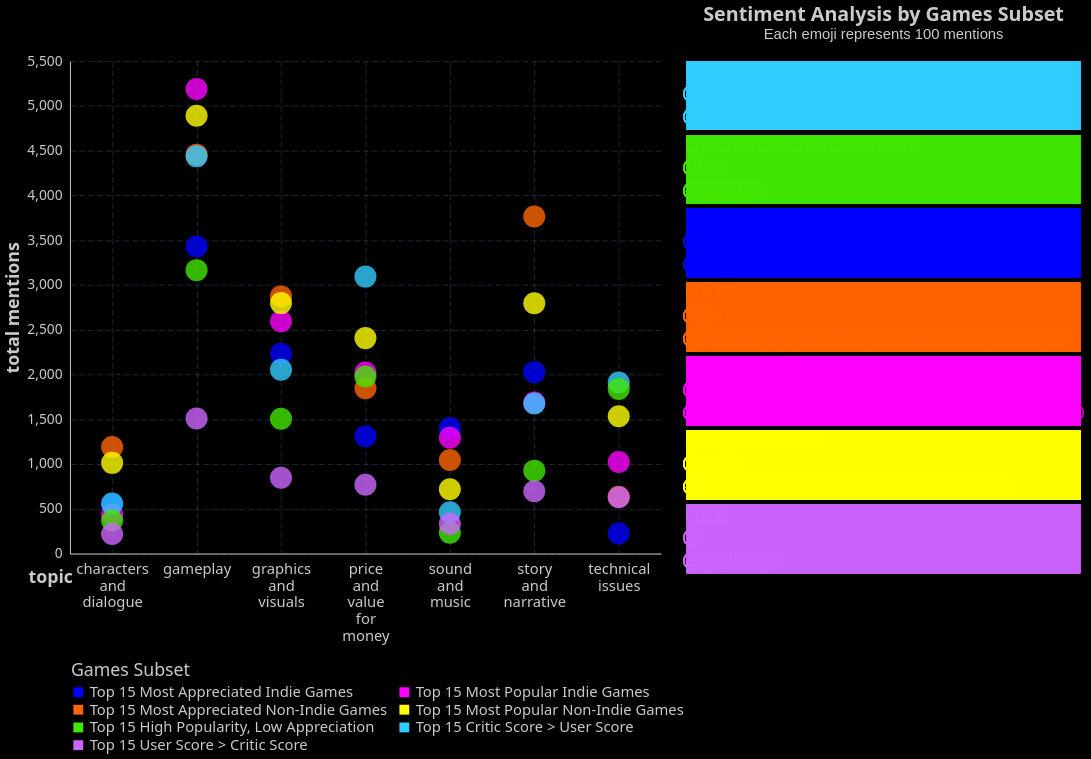

The specification (Vega-Lite) saved for this image:
### Vega-Lite specification from a JSON file in a GitHub repository (floating-point values rounded to 4 significant figures; data arrays with more than 128 entries replaced by an {"elided": "..."} marker saying what was removed)
{"config": {"view": {"continuousWidth": 400, "continuousHeight": 300, "stroke": null, "strokeWidth": 1}, "background": "black", "mark": {"color": "#6495ED"}, "arc": {"fill": "#6495ED"}, "area": {"fill": "#6495ED", "line": true, "fillOpacity": 0.1}, "line": {"stroke": "#6495ED", "strokeWidth": 2}, "path": {"stroke": "#6495ED"}, "rect": {"fill": "#6495ED"}, "shape": {"stroke": "#6495ED"}, "symbol": {"fill": "#6495ED"}, "title": {"color": "#C7CCC9", "anchor": "start", "dy": -15, "fontSize": 16, "font": "IBM Plex Sans,system-ui,-apple-system,BlinkMacSystemFont,\".sfnstext-regular\",sans-serif", "fontWeight": 600}, "axisBand": {"grid": false}, "axis": {"labelColor": "#C7CCC9", "labelFontSize": 16, "labelFont": "IBM Plex Sans Condensed, system-ui, -apple-system, BlinkMacSystemFont, \".SFNSText-Regular\", sans-serif", "labelFontWeight": 400, "titleColor": "#C7CCC9", "titleFontWeight": 600, "titleFontSize": 16, "grid": true, "gridColor": "#4A7295", "labelAngle": 0, "domainColor": "#C7CCC9", "tickColor": null, "labelPadding": 2, "tickSize": 6, "tickWidth": 0.5, "gridOpacity": 1, "gridZ": 1}, "axisX": {"gridDash": [6, 3], "gridWidth": 0.35, "gridColor": "#4A7295", "labelAngle": 0}, "axisY": {"gridDash": [6, 3], "gridWidth": 0.35, "gridColor": "#4A7295"}, "layer": {"grid": 1, "mark": 0}, "legend": {"labelFontSize": 11, "padding": 1, "symbolType": "square", "labelColor": "#C7CCC9", "titleColor": "#C7CCC9"}, "style": {"guide-label": {"font": "IBM Plex Sans,system-ui,-apple-system,BlinkMacSystemFont,\".sfnstext-regular\",sans-serif", "fill": "#C7CCC9", "fontWeight": 400}, "guide-title": {"font": "IBM Plex Sans,system-ui,-apple-system,BlinkMacSystemFont,\".sfnstext-regular\",sans-serif", "fill": "#C7CCC9", "fontWeight": 400}}, "range": {"category": ["#0000FF", "#FF6600FF", "#44E602", "#FF00FF", "#FFFF00", "#9900CC", "#33CCFF", "#f77976ff", "#CC66FF"]}, "facet": {"spacing": 5}}, "hconcat": [{"data": {"name": "data-8d899a93ee1de66e3bcc7f07dcfdf143"}, "mark": {"type": "circle", "fillOpacity": 0.8, "size": 500}, "encoding": {"color": {"field": "games_subset_label", "legend": {"labelColor": "#C7CCC9", "labelFontSize": 15, "labelLimit": 0, "titleColor": "#C7CCC9", "titleFontSize": 18, "orient": "bottom", "columns": 2, "direction": "horizontal"}, "scale": {"domain": ["Top 15 Most Appreciated Indie Games", "Top 15 Most Popular Indie Games", "Top 15 Most Appreciated Non-Indie Games", "Top 15 Most Popular Non-Indie Games", "Top 15 High Popularity, Low Appreciation", "Top 15 Critic Score > User Score", "Top 15 User Score > Critic Score"], "range": ["#0000FF", "#FF00FF", "#FF6600FF", "#FFFF00", "#44E602", "#33CCFF", "#CC66FF"]}, "title": "Games Subset", "type": "nominal"}, "tooltip": {"field": "games_subset_label", "type": "nominal"}, "x": {"axis": {"labelFontSize": 15, "labelAngle": 0, "labelAlign": "center", "labelExpr": "split(datum.label, ' ')", "titleFontSize": 18, "titleX": -20, "titleY": 15}, "field": "topic", "type": "nominal"}, "y": {"aggregate": "sum", "axis": {"labelFontSize": 14, "titleFontSize": 18}, "field": "counts", "title": "total mentions", "type": "quantitative"}}, "height": 500, "name": "view_1", "transform": [{"filter": {"param": "param_2"}}, {"joinaggregate": [], "groupby": ["games_subset_label", "topic"]}], "width": 600}, {"data": {"name": "data-6390e560e4faeccf3a8ae94239014fcc"}, "facet": {"row": {"field": "games_subset_label", "header": null, "type": "nominal"}}, "spec": {"layer": [{"mark": {"type": "rect", "opacity": 0.2}, "encoding": {"color": {"field": "row_colour", "legend": null, "scale": null, "type": "nominal"}}, "name": "view_2", "transform": [{"filter": {"param": "param_2"}}]}, {"mark": {"type": "text", "baseline": "middle", "dx": 0, "dy": 0, "size": 20}, "encoding": {"color": {"field": "row_colour", "legend": null, "scale": null, "type": "nominal"}, "text": {"field": "emoji", "type": "nominal"}, "x": {"axis": null, "field": "x", "type": "ordinal"}, "y": {"axis": null, "field": "sentiment", "type": "ordinal"}}, "transform": [{"filter": {"param": "param_2"}}, {"calculate": "{'positive': '😃', 'negative': '😤', 'neutral': '😐'}[datum.sentiment]", "as": "emoji"}, {"window": [{"op": "rank", "field": "", "as": "x"}], "groupby": ["games_subset_label", "sentiment", "topic"]}]}], "height": 70, "width": 400}, "columns": 1, "resolve": {"scale": {"y": "independent"}}, "title": {"text": "Sentiment Analysis by Games Subset", "anchor": "middle", "color": "#C7CCC9", "fontSize": 20, "subtitle": "Each emoji represents 100 mentions", "subtitleColor": "#C7CCC9", "subtitleFontSize": 15}, "transform": [{"filter": {"param": "param_3"}}]}], "params": [{"name": "param_3", "select": {"type": "point", "encodings": ["x"]}, "views": ["view_1"]}, {"name": "param_2", "select": {"type": "point", "fields": ["reviewer_type"]}, "bind": {"input": "select", "options": ["user", "critic"], "name": "reviewer type: "}, "value": [{"reviewer_type": "user"}], "views": ["view_1", "view_2"]}], "transform": [{"filter": {"param": "param_2"}}, {"filter": {"param": "param_2"}}], "$schema": "https://vega.github.io/schema/vega-lite/v5.20.1.json", "datasets": {"data-8d899a93ee1de66e3bcc7f07dcfdf143": {"elided": "4389 records"}, "data-6390e560e4faeccf3a8ae94239014fcc": {"elided": "1116 records"}}}
